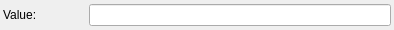
<?xml version="1.0" encoding="UTF-8"?>
<ui version="4.0">
 <class>C_UiRealProperty</class>
 <widget class="QWidget" name="C_UiRealProperty">
  <property name="geometry">
   <rect>
    <x>0</x>
    <y>0</y>
    <width>394</width>
    <height>30</height>
   </rect>
  </property>
  <property name="windowTitle">
   <string>Form</string>
  </property>
  <layout class="QVBoxLayout" name="verticalLayout">
   <property name="leftMargin">
    <number>3</number>
   </property>
   <property name="topMargin">
    <number>3</number>
   </property>
   <property name="rightMargin">
    <number>3</number>
   </property>
   <property name="bottomMargin">
    <number>3</number>
   </property>
   <item>
    <layout class="QHBoxLayout" name="Layout">
     <item>
      <widget class="QLabel" name="Label">
       <property name="minimumSize">
        <size>
         <width>80</width>
         <height>0</height>
        </size>
       </property>
       <property name="maximumSize">
        <size>
         <width>80</width>
         <height>16777215</height>
        </size>
       </property>
       <property name="text">
        <string>Value:</string>
       </property>
      </widget>
     </item>
     <item>
      <widget class="QLineEdit" name="LineEdit">
       <property name="minimumSize">
        <size>
         <width>300</width>
         <height>0</height>
        </size>
       </property>
      </widget>
     </item>
    </layout>
   </item>
  </layout>
 </widget>
 <resources/>
 <connections/>
</ui>
